Frame 1 (no input): blank canvas, image omitted
Frame 60 (no input): blank canvas, image omitted
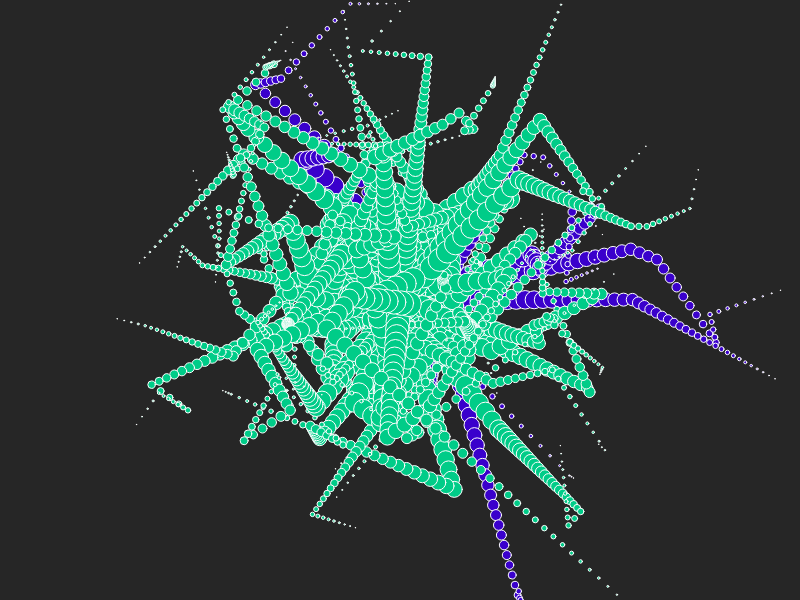
Frame 120 (the mouse pressed at the canvas centre since frame 60)

The p5.js sketch whose frames 1 and 60 were blank and that drew this single picture after the mouse press (run headless with seeded random() and noise() and a simulated clock; from frame 60 on, the mouse is pressed at the canvas centre):

// p5.js sketch
// ── sketch.js
const larghezzaCanvas = 800;
const altezzaCanvas = 600;
const coloreSfondo = 0;

let tono;
let dx = 2;
let dy = 2;

function setup() {
  createCanvas(800, 600);
  colorMode(HSL, 360, 100, 100);
  tono = random(360);
  background(20, 0, 15);
}

function draw() {
  if (mouseIsPressed) {
    stroke(100, 0, 100);
    fill(tono, 100, 40);

    let x = mouseX;
    let y = mouseY;

    for (let i = 0; i < 50; i = i + 1) {
      x = x + dx;
      y = y + dy;

      circle(x, y, (50 - i) / 2);

      if (random() < 0.1) {
        dx = random(-10, 10);
        dy = random(-10, 10);
      }
    }

    if (random() < 0.02) {
      tono = random(360);
    }
  }
}
